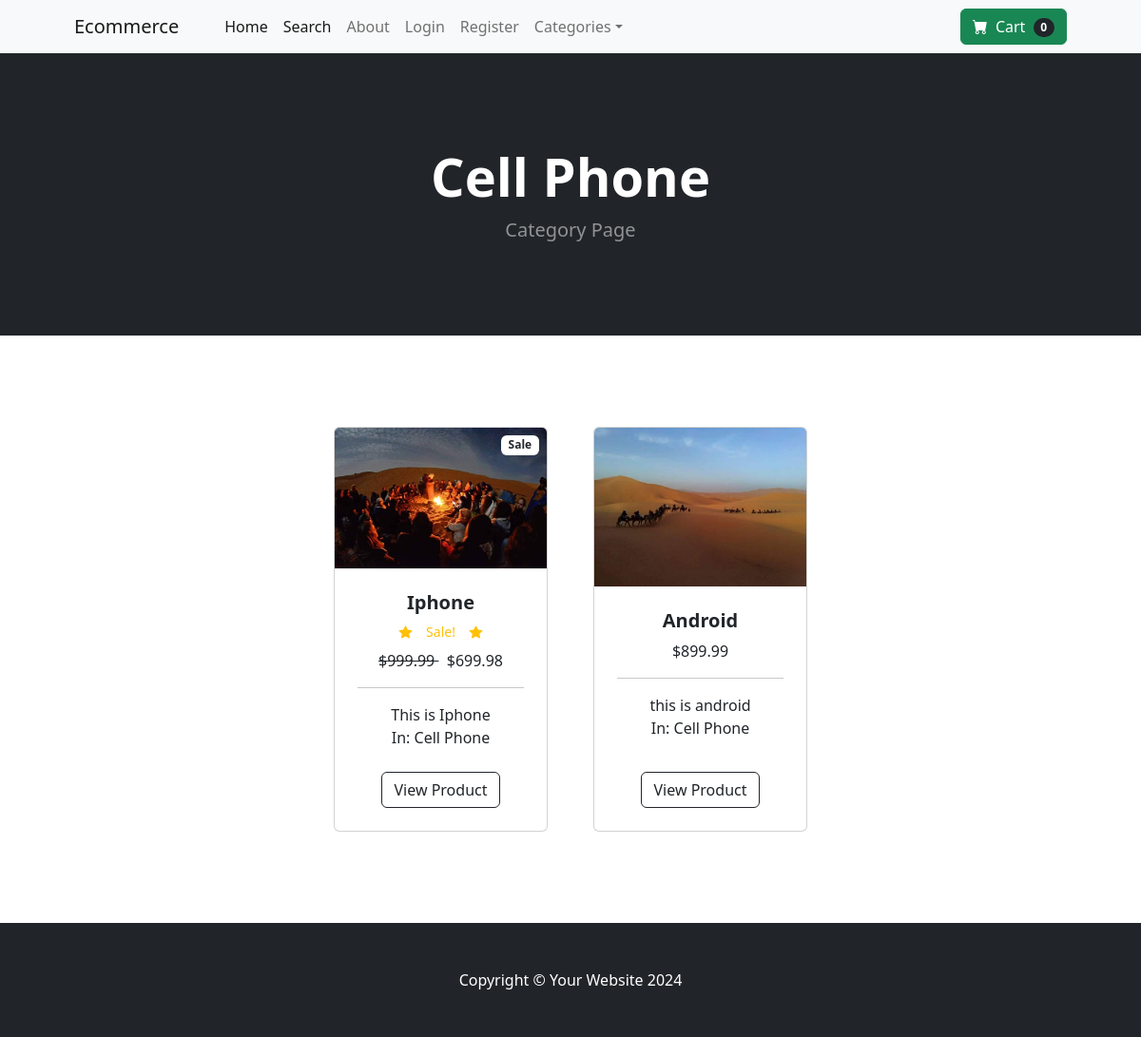
Page /category/Cell Phone on the committed database.
### store_app/models.py (models this page shows, shortened)
class Category(models.Model):
    name = models.CharField(max_length=50)
    def __str__(self) :
        return self.name
    class Meta:
        verbose_name_plural='categories'

class Product(models.Model):
    name=models.CharField(max_length=100)
    price=models.DecimalField(default=0, decimal_places=2, max_digits=6)
    category=models.ForeignKey(Category, on_delete=models.CASCADE, default=1)
    description=models.CharField(max_length=250, default='', blank=True, null=True)
    image=models.ImageField(upload_to='uploads/product/')
    is_sale=models.BooleanField(default=False)
    sale_price=models.DecimalField(default=0, decimal_places=2, max_digits=6)

### store_app/views.py (the view)
# urls.py: path('category/<str:foo>', views.category, name='category'),
def category(request, foo):
    foo = foo.replace('-', ' ')
    try:
        category=Category.objects.get(name=foo)
        products=Product.objects.filter(category=category)
        context={'products':products, 'category': category}
        return render(request, 'store_app/category.html',context)
    except:
        messages.success(request, ("That Cagegory Doesn't exist Sorry......"))
        return redirect('home')

### cart_app/cart.py (called while the page is built)
    def __len__(self):
        return len(self.cart)

### cart_app/context_processors.py (called while the page is built)
def cart(request):
    context={'cart':Cart(request)}
    return context

### store_app/templates/store_app/category.html
{% extends 'store_app/base.html' %}
{% block content %}
        <header class="bg-dark py-5">
            <div class="container px-4 px-lg-5 my-5">
                <div class="text-center text-white">
                    <h1 class="display-4 fw-bolder">{{ category }}</h1>
                    <p class="lead fw-normal text-white-50 mb-0">Category Page</p>
                </div>
            </div>
        </header>
        <section class="py-5">
            <div class="container px-4 px-lg-5 mt-5">
                <div class="row gx-4 gx-lg-5 row-cols-2 row-cols-md-3 row-cols-xl-4 justify-content-center">
                    {% for product in products %}
                    {% if product.is_sale %}
                    <div class="col mb-5">
                        <div class="card h-100">
                            <div class="badge bg-white text-dark position-absolute" style="top: 0.5rem; right: 0.5rem">Sale</div>
                            <img class="card-img-top" src="{{ product.image.url }}" alt="..." />
                            <div class="card-body p-4">
                                <div class="text-center">
                                    <h5 class="fw-bolder">{{ product.name }}</h5>
                                    <div class="d-flex justify-content-center small text-warning mb-2">
                                        <div class="bi-star-fill"></div>
                                        &nbsp;&nbsp;&nbsp;
                                        Sale!
                                        &nbsp;&nbsp;&nbsp;
                                        <div class="bi-star-fill"></div>
                                    </div>
                                    <strike> ${{ product.price }} </strike>
                                    &nbsp;
                                    ${{ product.sale_price }}
                                    <hr>
                                    {{ product.description }}
                                    <br>
                                    In: {{ product.category }}
                                </div>
                            </div>
                            <div class="card-footer p-4 pt-0 border-top-0 bg-transparent">
                                <div class="text-center"><a class="btn btn-outline-dark mt-auto" href="{% url 'product' product.id %}">View Product</a></div>
                            </div>
                        </div>
                    </div>
                    {% else %}
                    <div class="col mb-5">
                        <div class="card h-100">
                            <img class="card-img-top" src="{{ product.image.url }}" alt="..." />
                            <div class="card-body p-4">
                                <div class="text-center">
                                    <h5 class="fw-bolder">{{ product.name }}</h5>
                                    ${{ product.price }}
                                    <hr>
                                    {{ product.description }}
                                    <br>
                                    In: {{ product.category }}
                                </div>
                            </div>
                            <div class="card-footer p-4 pt-0 border-top-0 bg-transparent">
                                <div class="text-center"><a class="btn btn-outline-dark mt-auto" href="{% url 'product' product.id %}">View Product</a></div>
                            </div>
                        </div>
                    </div>
                    {% endif %}
                    {% endfor %}
                </div>
            </div>
        </section>
{% endblock %}

### rows in the picture
Category: name "Cell Phone"
Product: image (picture), name "Iphone", price "999.99", sale_price "699.98", description "This is Iphone", category "Cell Phone"
Product: image (picture), name "Android", price "899.99", description "this is android", category "Cell Phone"

### other values in the picture
{{ cart|length }} "0"
